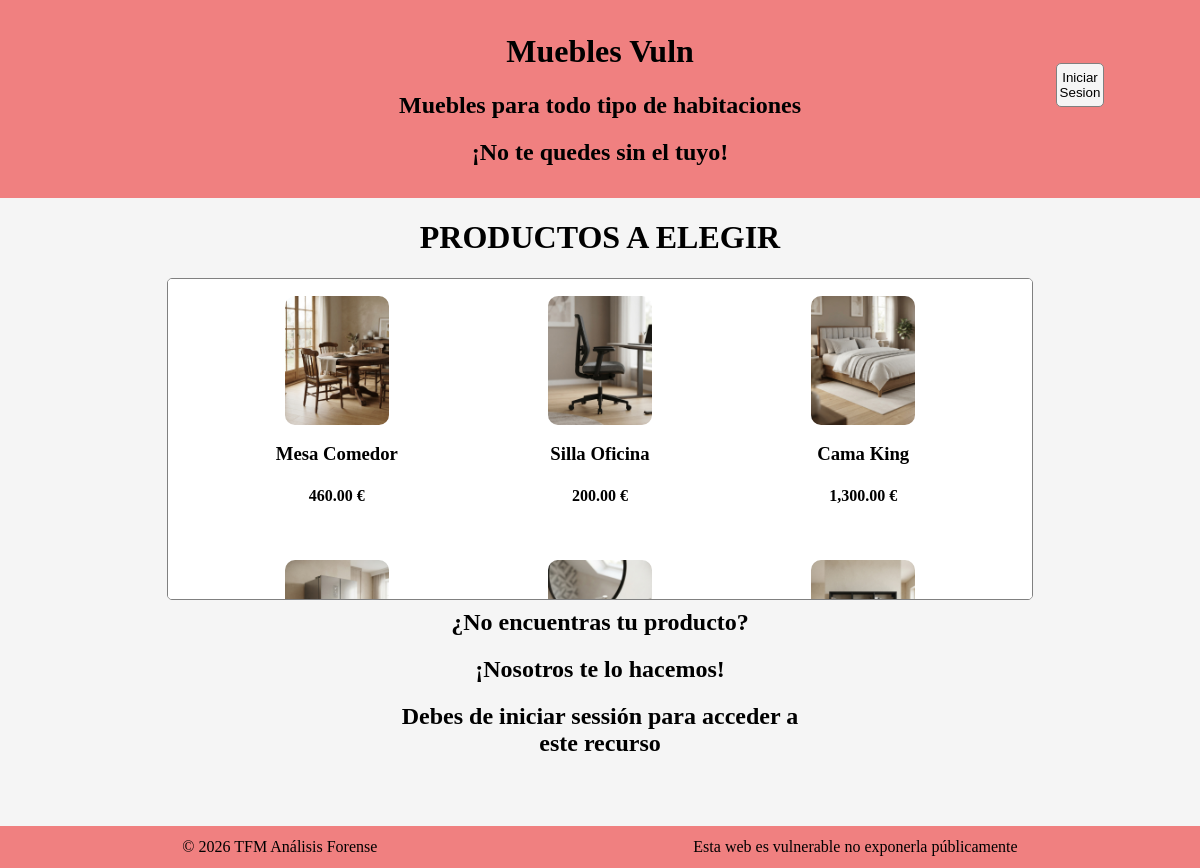
The page / on the database its author committed.
### tables this page shows
CREATE TABLE `products` (
  `uuid` varchar(36) NOT NULL,
  `name` varchar(255) NOT NULL,
  `precio` decimal(10,0) NOT NULL,
  `img_url` varchar(255) NOT NULL,
  `updated` timestamp NULL DEFAULT NULL,
  `created_at` timestamp NULL DEFAULT CURRENT_TIMESTAMP,
  PRIMARY KEY (`uuid`)
);

### src/includes/auth_guard.php (called while the page is built, shortened)
<?php
function isLoggedIn(): bool {
    return isset($_SESSION['uuid']);
}
?>

### index.php (the view, shortened to what this page needs)
<?php
    require_once __DIR__ . '/src/includes/auth_guard.php';
    $pdo = getDBConnection();
    $stmt = $pdo->query("SELECT uuid,name,precio,img_url FROM products");
    $products = $stmt->fetchAll();
?>
<div class="layout">
    <?php require_once './src/components/header.php' ?>
    <main>
        <div class="carrousel">
            <h1>PRODUCTOS A ELEGIR</h1>
            <div class="products">
            <?php foreach ($products as $product): ?>
                <a class="product-card" href="product.php?uuid=<?= urlencode($product['uuid']) ?>">
                    <img src="<?= htmlspecialchars($product['img_url']) ?>" alt="<?= htmlspecialchars($product['name']) ?>">
                    <h3><?= htmlspecialchars($product['name']) ?></h3>
                    <h4><?= htmlspecialchars(number_format($product['precio'], 2)) ?> €</h4>
                </a>
            <?php endforeach; ?>
            </div>
        </div>
        <form class="sugerencias" method="POST" enctype="multipart/form-data">
            <h2>¿No encuentras tu producto?</h2>
            <h2>¡Nosotros te lo hacemos!</h2>
            <?php if(!$loggedIn){ ?>
                <h2>Debes de iniciar sessión para acceder a este recurso</h2>
            <?php } ?>
        </form>
    </main>
    <?php require_once './src/components/footer.php'; ?>
</div>

### index.php (style rules this page uses)
.layout { height: 100vh; max-height: 100vh; }
main { height: 75.8vh; max-height: 75.8vh; }
.carrousel { width:80vw; height: 46vh; text-align: center; display: block; margin: 0% auto; }
.products { width: 90%; border: 1px solid gray; border-radius: 5px; background-color: white; display:block; margin: 0% auto; height: 40vh; overflow: auto; }
.product-card { width: 20%; display: inline-block; margin: 2% 5%; cursor: pointer; text-decoration: none; color: inherit; }
.product-card img { width: 60%; transition: 0.5s ease; border-radius: 10px; }
.sugerencias { display: block; margin: 0% auto; text-align: center; width: 35%; padding: 0.2% 0%; }

### rows shown on the page
products: img_url (picture), name "Mesa Comedor", precio "460.00"
products: img_url (picture), name "Silla Oficina", precio "200.00"
products: img_url (picture), name "Cama King", precio "1,300.00"
products: img_url (picture)
products: img_url (picture)
products: img_url (picture)
